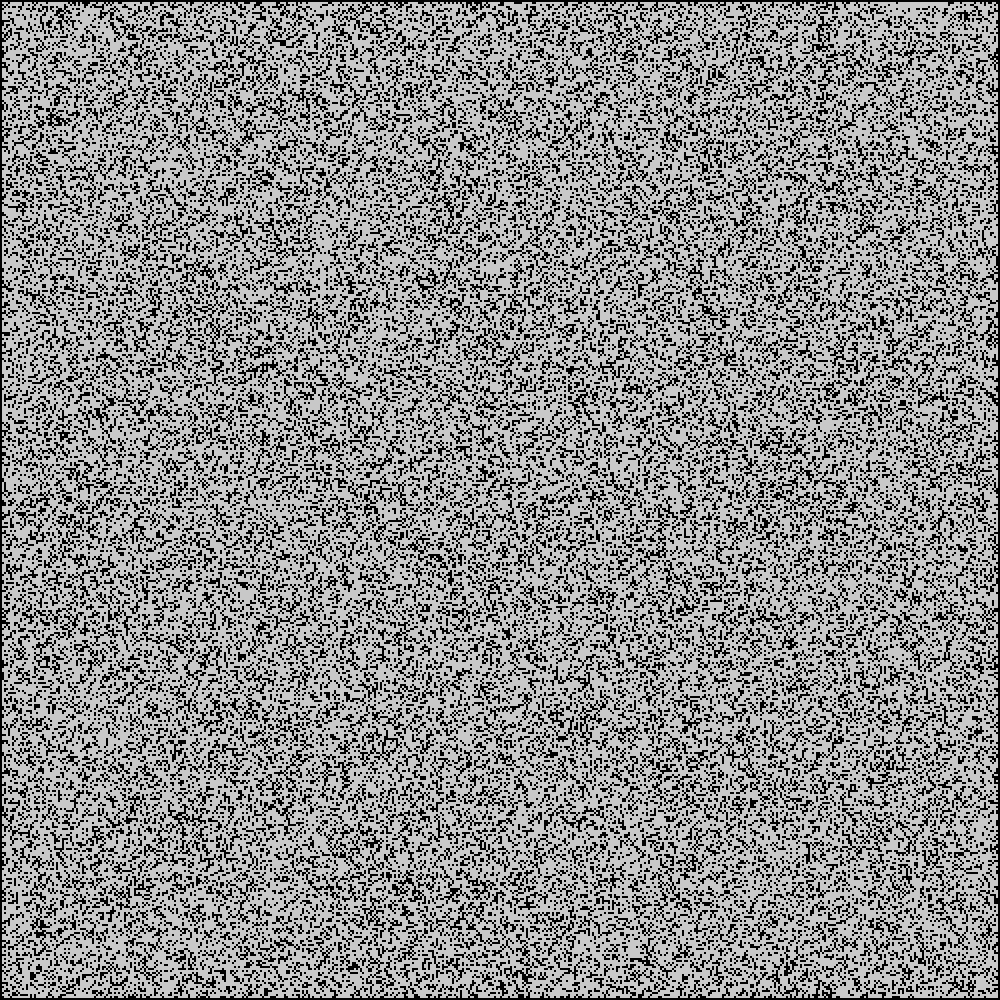
Frame 1 (no input)
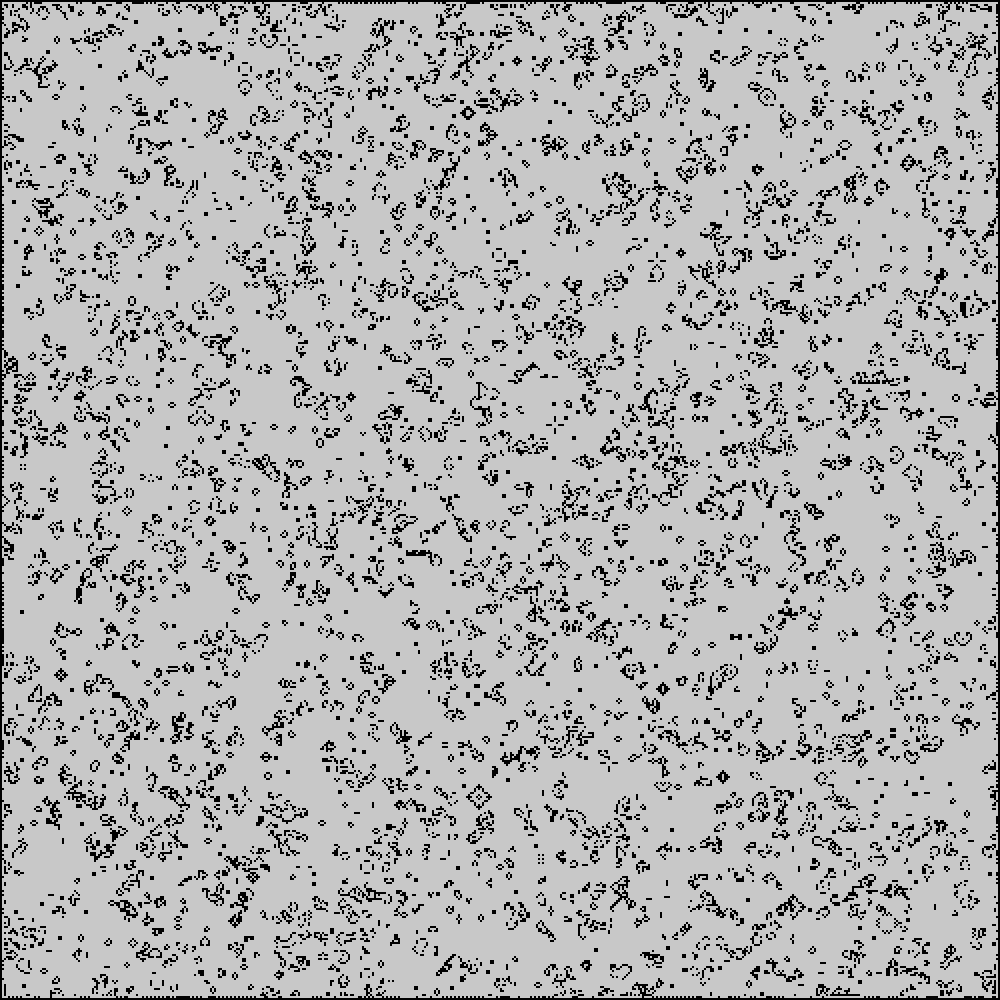
Frame 60 (the mouse pressed at the canvas centre just before this capture)
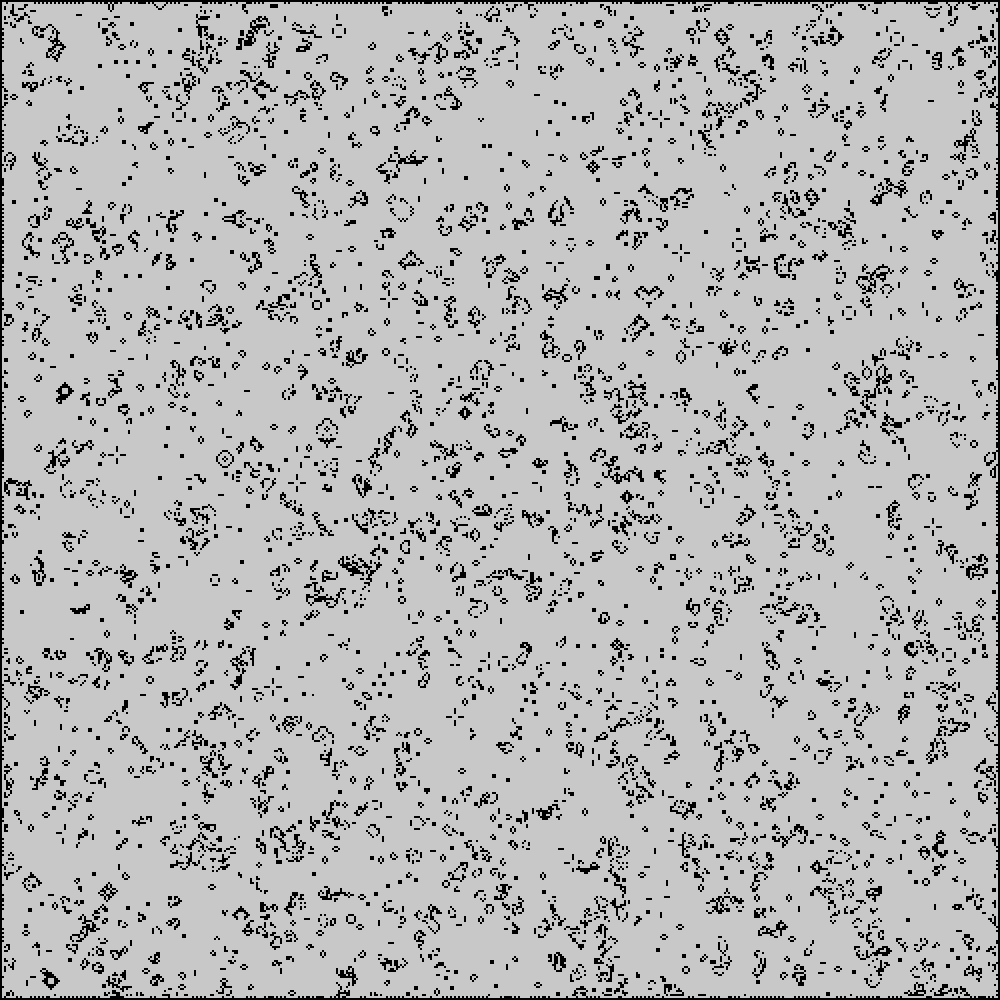
Frame 120 (the mouse held since frame 60 and released just before this capture)

The Processing sketch that drew these frames (run headless with seeded random() and noise(); from frame 60 on, the mouse is pressed at the canvas centre):

// Processing sketch: game_of_life
// ── game_of_life.pde
int n = 1000;
int div = 500;
Grid grid = new Grid(div);


void setup() {
    size(1000,1000);
    noStroke();
    fill(0);
    grid.initRandom(0.3);
    
}

void draw() {
    background(200);
    //delay(1000);
    grid.plot();
    grid.update();
}

class Grid {
    
    Cell[][] cells;
    int size;
    
    public Grid(int size) {
        Cell[][] cells = new Cell[size][size];
        for (int i = 0; i < size; i++) {
            for (int j = 0; j < size; j++) {
                cells[i][j] = new Cell(i, j);
            }
        }
        this.cells = cells;
        this.size = size;
    }
    
    void setBorder() {
        for (int i = 0; i < this.size; i++) {
            this.cells[0][i].setState(true);
            this.cells[size - 1][i].setState(true);
            this.cells[i][0].setState(true);
            this.cells[i][size - 1].setState(true);
        }
    }
    
    void initRandom(float r) {
        this.setBorder();
        for (int i = 1; i < this.size - 1; i++) {
            for (int j = 1; j < this.size - 1; j++) {
                this.cells[i][j].setState(random(1.) < r);
            }
        }
    }
    
    void plot() {
        Boolean state;
        float cellWidth = width / this.size;
        float cellHeight = height / this.size;
        for (int i = 0; i < this.size; i++) {
            for (int j = 0; j < this.size; j++) {
                state = this.cells[i][j].getState();
                if (state) {
                    rect(i * cellWidth, j * cellHeight, cellWidth, cellHeight);
                }
            }
        }
    }
    
    void update() {
        this.setBorder();
        for (int i = 1; i < this.size - 1; i++) {
            for (int j = 1; j < this.size - 1; j++) {
                this.updateCell(this.cells[i][j]);
            }
        }
        for (int i = 1; i < this.size - 1; i++) {
            for (int j = 1; j < this.size - 1; j++) {
                this.cells[i][j].next();
            }
        }
    }
    
    void updateCell(Cell cell) {
        int n = neighbours(cell);
        cell.setFuture_state((n == 3) || (cell.getState() && n == 2));
    }
    
    int neighbours(Cell cell) {
        
        int c = 0;
        
        int x = cell.getX();
        int y = cell.getY();
        
        for (int i = -1; i < 2; i++) {
            for (int j = -1; j < 2; j++) {
                if (!(i == 0 && j == 0)) {
                    if (this.cells[x + i][y + j].getState()) {
                        c += 1;
                    }
                }
            }
        }
        
        return c;
        
    }
}


class Cell {
    
    int x, y;
    Boolean state;
    Boolean future_state;
    
    public Cell(int x, int y) {
        this.x = x;
        this.y = y;
        this.state = false;
    }
    
    void next() {
        this.state = this.future_state;
    }
    
    void setState(Boolean state) {
        this.state = state;
    }
    
    void setFuture_state(Boolean future_state) {
        this.future_state = future_state;
    }
    
    Boolean getState() {
        return this.state;
    }
    
    Boolean getFuture_state() {
        return this.future_state;
    }
    
    int getX() {
        return this.x;
    }
    
    int getY() {
        return this.y;
    }
}


Boolean inRectangle(float x, float y, float x_tl, float y_tl, float width, float height) {
    return x - x_tl > 0 && x - x_tl < width && y - y_tl > 0 && y - y_tl < height;
}

Boolean inSquare(float x, float y, float x_tl, float y_tl, float width) {
    return inRectangle(x, y, x_tl, y_tl, width, width);
}
